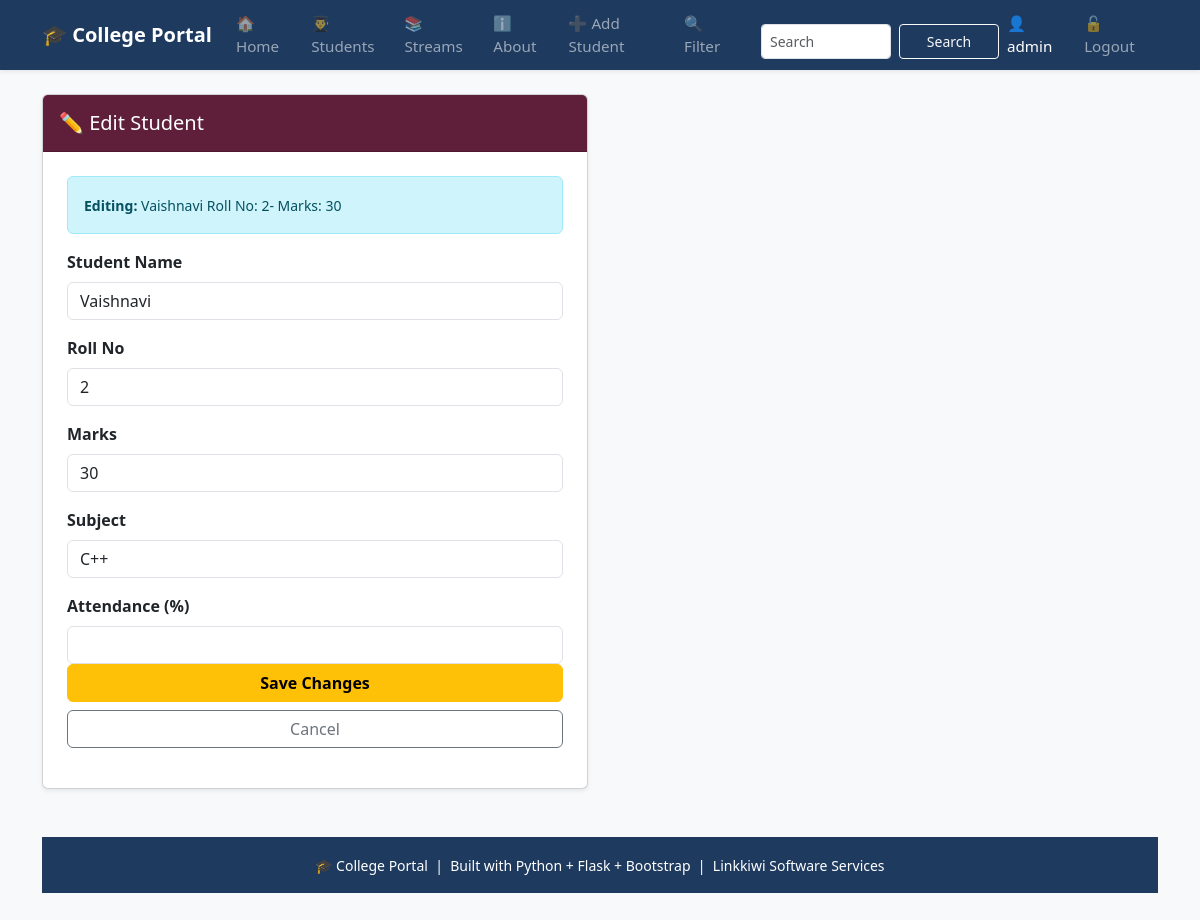
Page /edit/2 (signed in) on the committed database.
### tables this page shows
CREATE TABLE students (
                    id INTEGER PRIMARY KEY AUTOINCREMENT,
                    name TEXT NOT NULL,
                    roll INTEGER NOT NULL,
                    marks INTEGER NOT NULL,
                    subject TEXT NOT NULL,
                    attendance INTEGER DEFAULT 0
                 );

### app.py (the view, shortened to what this page needs)
@app.route('/edit/<int:id>', methods=['GET', 'POST'])
def edit_student(id):
    if session.get('role') != 'admin':
        flash("Admins only!  You do not have permission", "danger")
        return redirect(url_for('home'))
    conn = get_db()
    student = conn.execute('SELECT * FROM students WHERE id = ?', (id,)).fetchone()
    conn.close()
    if student is None:
        abort(404) # trigger 404.html
    return render_template('edit_student.html', student=student)

### database.py (called while the page is built)
def get_db():
   conn = sqlite3.connect(DB_PATH)
   conn.row_factory = sqlite3.Row  # To access columns by name
   return conn

### templates/edit_student.html (shortened to what this page needs)
{% extends "base.html" %}
{% block content %}
<div class="row" justify-content center">
<div class="col-md-6">
<div class="card shadow-sm">
    <div class="card-header py-3" style="background-color: #5f1e3a;">
        <h5 class="mb-0 text-white">
            ✏️ Edit Student
        </h5>
    </div>
    <div class="card-body p-4">
        <div class="alert alert-info" py-2 mb-4">
            <small>
                <strong>Editing: </strong>
                {{ student['name'] }}
                Roll No: {{student['roll']}}-
                Marks: {{ student['marks'] }}
            </small>
        </div>
        <form action="{{url_for('edit_student',id=student['id'])}}"
              method="POST">
              <div class="mb-3">
                <label class="form-label fw-bold">Student Name</label>
              <input required
                     name="student_name"
                     class="form-control"
                     placeholder="Enter Student Name"
                     type="text"
                     value="{{ student['name'] }}">
              </div>
            <div class="mb-3">
                <label class="form-label fw-bold">Roll No</label>
                <input required
                       name="roll"
                       min="0"
                       class="form-control"
                       placeholder="Enter Roll Number"
                       type="number"
                       value="{{ student['roll'] }}">
                </div>
            <div class="mb-3">
                <label class="form-label fw-bold">Marks</label>
                <input required
                       name="marks"
                       min="0"
                       class="form-control"
                       placeholder="Enter Marks"
                       type="number"
                       value="{{ student['marks'] }}">
                </div>
            <div class="mb-3">
                <label class="form-label fw-bold">Subject</label>
                <input required
                       name="subject"
                       class="form-control"
                       placeholder="Enter Subject"
                       type="text"
                       value="{{ student['subject'] }}">
                </div>
            <div class="mb-3">
                <label class="form-label fw-bold">Attendance (%)</label>
                <input required
                          name="attendance"
                          min="0"
                          max="100"
                          class="form-control"
                          type="number"
            </div>
            <div class="d-grid">
                <button type="submit" class="btn btn-warning fw-bold">
                    Save Changes
                </button>
                <a href="{{ url_for('students_page') }}"
                   class="btn btn-outline-secondary mt-2">
                    Cancel
                </a>
            </div>
        </form>
    </div>
</div>
</div>
</div>
{% endblock %}

### templates/base.html (style rules this page uses)
:root { --brand: #1e3a5f; }

### rows in the picture
students: name "Vaishnavi", roll "2", marks "30", student_name "Vaishnavi", subject "C++"

### other values in the picture
{{ session.username }} "admin"
